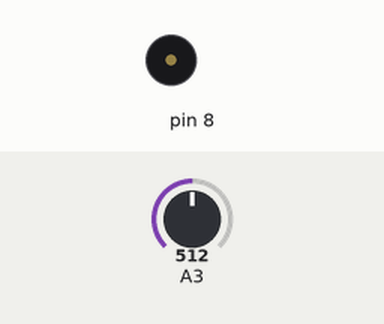
Recording of a sketch running on a simulated Arduino Uno, built with avr-gcc and run on an emulated ATmega328P. Parts: buzzer (waves = sounding). Inputs (shaded band) come from the test bench; at power-on: A3 = 512. What the sketch prints to the serial monitor is not drawn.

Above: at 1.2 s.
1.3 s: A3 set to 216
3.0 s: A3 set to 185
At 4.2 s:
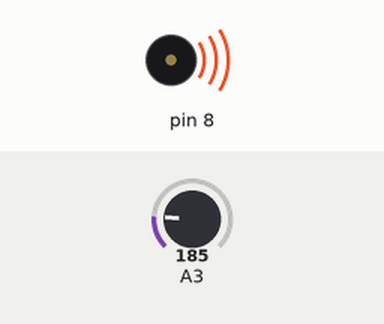
4.5 s: A3 set to 306
At 5.6 s:
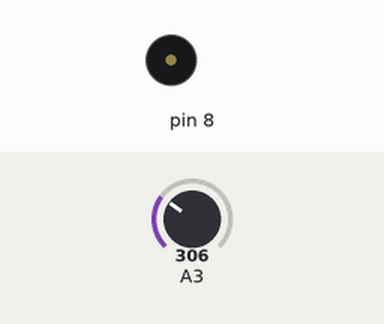
6.1 s: A3 set to 40
At 6.9 s:
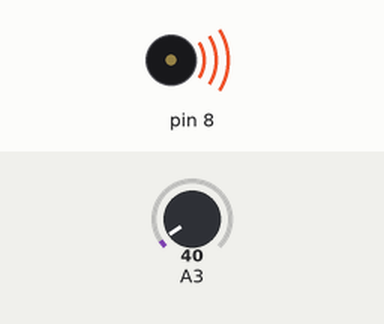
7.6 s: A3 set to 210
At 8.0 s:
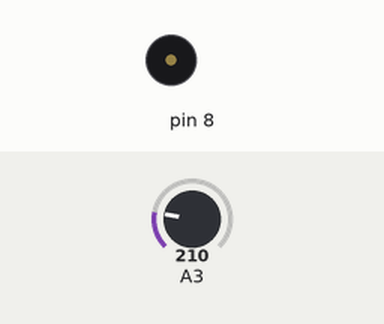
Timing chart, 0 to 10.2 s (numbered marks = the images above; inputs shaded):
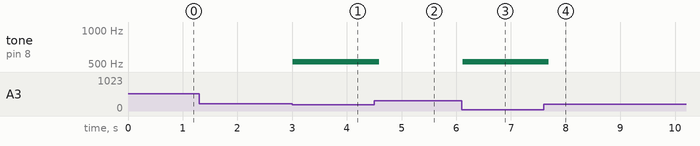

The sketch:

week10_5_arduino_serial_joystick_to_processing.ino
```cpp
// week10_5_arduino_serial_joystick_to_processing
// 修改自 week10_4_arduino_serial_monitor_joystick_Serial_println
// 但是不使用 Serial.println() 要改用 Serial.write() 0-1023 vs. 0-255 差了4倍
void setup() {
  Serial.begin(9600);
  pinMode(2, INPUT_PULLUP);
  pinMode(8, OUTPUT);
}

void loop() {
  delay(30); // 改慢一點，才不會太粗糙。1000 Hz / Proceessing每秒60次
  int now = analogRead(A3) / 4; // 小心，要除以4，才能順利由 Serial.write() 送出
  Serial.write(now); // 把 0-255 的數值送出去
  if (now > 200) tone(8, 784, 100);
  if (now < 50) tone(8, 523, 100);
}
```

Measured:
- the behaviour switches between 200 and 199 on A3 (found by bisection; images 0 and 1)
- after the input at 1.3 s, every drawn part: stays the same
- after the input at 3.0 s, tone on pin 8: silent → 523 Hz at once
- after the input at 4.5 s, tone on pin 8: 523 Hz → silent after 0.09 s
- after the input at 6.1 s, tone on pin 8: silent → 523 Hz at once
- after the input at 7.6 s, tone on pin 8: 523 Hz → silent after 0.09 s
